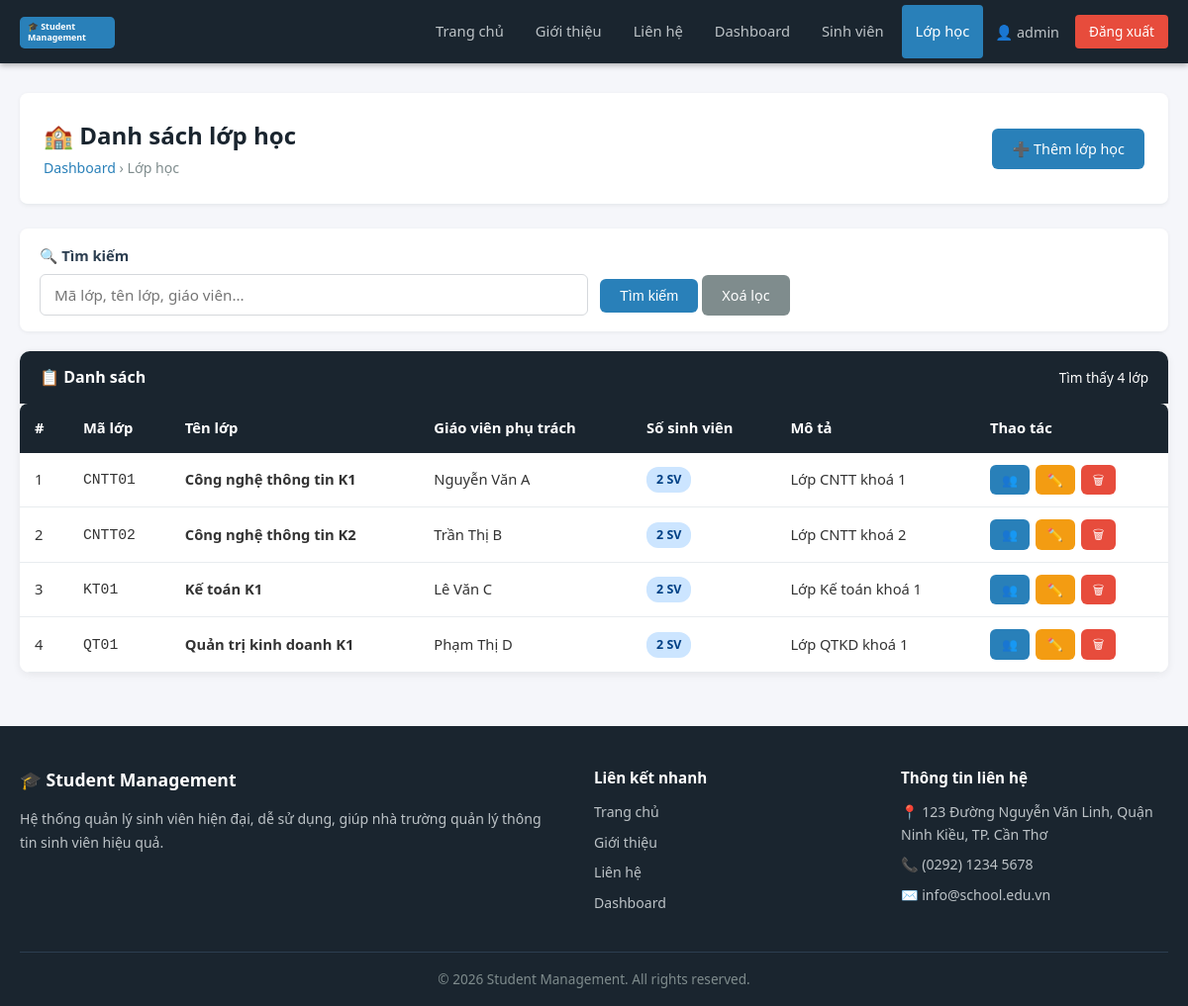
Screenshot of /classes/index.php (signed in) with the database file from the repository.
### tables this page shows
CREATE TABLE IF NOT EXISTS classes (
    id INT AUTO_INCREMENT PRIMARY KEY,
    class_code VARCHAR(20) NOT NULL UNIQUE,
    class_name VARCHAR(100) NOT NULL,
    teacher VARCHAR(100),
    teacher_id INT DEFAULT NULL,
    description TEXT,
    created_at DATETIME DEFAULT CURRENT_TIMESTAMP,
    CONSTRAINT fk_classes_teacher FOREIGN KEY (teacher_id) REFERENCES users(id) ON DELETE SET NULL ON UPDATE CASCADE
);

### classes/index.php (the view, shortened to what this page needs)
<?php
require_once '../config/config.php';
$search = trim($_GET['search'] ?? '');
$sql = "SELECT c.id, c.class_code, c.class_name, c.teacher, c.description,
               COUNT(s.id) AS total_students
        FROM classes c
        LEFT JOIN students s ON s.class_id = c.id";
$sql .= " GROUP BY c.id ORDER BY c.class_name";
if ($search !== '') {
    $like = '%' . $search . '%';
    $stmt = $conn->prepare($sql);
    $stmt->bind_param('sss', $like, $like, $like);
    $stmt->execute();
    $classes = $stmt->get_result();
    $stmt->close();
} else {
    $classes = $conn->query($sql);
}
include '../includes/header.php';
include '../includes/navbar.php';
?>
<div class="main-content">
    <div class="page-header">
        <div>
            <h1>🏫 Danh sách lớp học</h1>
            <span class="breadcrumb"><a href="<?php echo SITE_URL; ?>/dashboard.php">Dashboard</a> &rsaquo; Lớp học</span>
        </div>
        <a href="<?php echo SITE_URL; ?>/classes/add.php" class="btn btn-primary">➕ Thêm lớp học</a>
    </div>
    <form method="GET" action="index.php" class="search-bar">
        <div class="form-group">
            <label>🔍 Tìm kiếm</label>
            <input type="text" name="search" class="form-control" placeholder="Mã lớp, tên lớp, giáo viên..."
                value="<?php echo htmlspecialchars($search, ENT_QUOTES, 'UTF-8'); ?>">
        </div>
        <div class="form-group" style="align-self:flex-end">
            <button type="submit" class="btn btn-primary">Tìm kiếm</button>
            <a href="index.php" class="btn btn-secondary">Xoá lọc</a>
        </div>
    </form>
    <div class="card">
        <div class="card-header">
            📋 Danh sách
            <span style="font-weight:400;font-size:0.85rem;">Tìm thấy <?php echo $classes->num_rows; ?> lớp</span>
        </div>
        <div class="card-body" style="padding:0">
            <div class="table-responsive">
                <table>
                    <thead>
                        <tr>
                            <th>#</th>
                            <th>Mã lớp</th>
                            <th>Tên lớp</th>
                            <th>Giáo viên phụ trách</th>
                            <th>Số sinh viên</th>
                            <th>Mô tả</th>
                            <th>Thao tác</th>
                        </tr>
                    </thead>
                    <tbody>
                        <?php if ($classes->num_rows > 0): ?>
                            <?php $i = 1; while ($row = $classes->fetch_assoc()): ?>
                            <tr>
                                <td><?php echo $i++; ?></td>
                                <td><code><?php echo htmlspecialchars($row['class_code'], ENT_QUOTES, 'UTF-8'); ?></code></td>
                                <td><strong><?php echo htmlspecialchars($row['class_name'], ENT_QUOTES, 'UTF-8'); ?></strong></td>
                                <td><?php echo htmlspecialchars($row['teacher'] ?? '—', ENT_QUOTES, 'UTF-8'); ?></td>
                                <td><span class="badge badge-primary"><?php echo $row['total_students']; ?> SV</span></td>
                                <td style="max-width:200px;overflow:hidden;text-overflow:ellipsis;white-space:nowrap;">
                                    <?php echo htmlspecialchars($row['description'] ?? '', ENT_QUOTES, 'UTF-8'); ?>
                                </td>
                                <td>
                                    <div class="table-actions">
                                        <a href="<?php echo SITE_URL; ?>/students/index.php?class_id=<?php echo $row['id']; ?>"
                                           class="btn btn-sm btn-primary" title="Xem sinh viên">👥</a>
                                        <a href="edit.php?id=<?php echo $row['id']; ?>" class="btn btn-sm btn-warning" title="Sửa">✏️</a>
                                        <a href="delete.php?id=<?php echo $row['id']; ?>"
                                           class="btn btn-sm btn-danger confirm-delete"
                                           data-name="<?php echo htmlspecialchars($row['class_name'], ENT_QUOTES, 'UTF-8'); ?>"
                                           title="Xoá">🗑</a>
                                    </div>
                                </td>
                            </tr>
                            <?php endwhile; ?>
                        <?php endif; ?>
                    </tbody>
                </table>
            </div>
        </div>
    </div>
</div>
<?php include '../includes/footer.php'; ?>

### css/base.css (style rules this page uses)
:root { --color-primary: #2980b9; --color-dark: #1a252f; --color-secondary: #7f8c8d; --color-danger: #e74c3c; --color-success: #27ae60; --color-warning: #f39c12; --color-bg: #f5f6fa; --color-border: #e8ecef; --color-text: #333; --color-text-light: #2c3e50; --color-white: #fff; --radius: 6px; --radius-lg: 10px; --shadow: 0 2px 8px rgba(0,0,0,0.07); }
*, *::before, *::after { box-sizing: border-box; margin: 0; padding: 0; }
html { scroll-behavior: smooth; }
a { color: var(--color-primary); text-decoration: none; }
body { font-family: 'Segoe UI', Tahoma, Geneva, Verdana, sans-serif; font-size: 16px; line-height: 1.6; color: var(--color-text); background-color: var(--color-bg); display: flex; flex-direction: column; min-height: 100vh; }
.main-content { flex: 1; padding: 30px 20px; max-width: 1200px; margin: 0 auto; width: 100%; }
.btn { display: inline-block; padding: 9px 20px; border: none; border-radius: var(--radius); cursor: pointer; font-size: 0.9rem; font-weight: 500; text-align: center; transition: background 0.2s, transform 0.1s; text-decoration: none; }
.btn-primary { background: var(--color-primary); color: var(--color-white); }
.btn-warning { background: var(--color-warning); color: var(--color-white); }
.btn-danger { background: var(--color-danger); color: var(--color-white); }
.btn-secondary { background: var(--color-secondary); color: var(--color-white); }
.btn-sm { padding: 5px 12px; font-size: 0.8rem; }
.badge { display: inline-block; padding: 3px 10px; border-radius: 12px; font-size: 0.78rem; font-weight: 600; }
.badge-primary { background: #cce5ff; color: #004085; }

### css/style.css (style rules this page uses)
.page-header { background: var(--color-white); border-bottom: 1px solid var(--color-border); padding: 24px; margin-bottom: 24px; border-radius: 8px; display: flex; align-items: center; justify-content: space-between; flex-wrap: wrap; gap: 12px; box-shadow: 0 1px 4px rgba(0,0,0,0.06); }
.page-header h1 { font-size: 1.5rem; color: var(--color-dark); }
.page-header .breadcrumb { color: var(--color-secondary); font-size: 0.88rem; }
.page-header .breadcrumb a { color: var(--color-primary); }
.card { background: var(--color-white); border-radius: var(--radius-lg); box-shadow: var(--shadow); overflow: hidden; margin-bottom: 24px; }
.card-header { background: var(--color-dark); color: var(--color-white); padding: 14px 20px; font-weight: 600; font-size: 1rem; display: flex; align-items: center; justify-content: space-between; }
.card-body { padding: 20px; }
.table-responsive { overflow-x: auto; border-radius: 8px; }
table { width: 100%; border-collapse: collapse; font-size: 0.92rem; background: var(--color-white); }
thead tr { background: var(--color-dark); color: var(--color-white); }
thead th { padding: 13px 15px; text-align: left; font-weight: 600; white-space: nowrap; }
tbody tr { border-bottom: 1px solid var(--color-border); transition: background 0.15s; }
tbody td { padding: 12px 15px; vertical-align: middle; }
.table-actions { display: flex; gap: 6px; flex-wrap: wrap; }
.form-group { margin-bottom: 18px; }
.form-group label { display: block; font-weight: 600; margin-bottom: 6px; color: var(--color-text-light); font-size: 0.92rem; }
.form-control { width: 100%; padding: 10px 14px; border: 1px solid #d5d8dc; border-radius: var(--radius); font-size: 0.95rem; transition: border-color 0.2s, box-shadow 0.2s; background: var(--color-white); color: var(--color-text); font-family: inherit; }
.search-bar { background: var(--color-white); padding: 16px 20px; border-radius: 8px; margin-bottom: 20px; box-shadow: 0 1px 4px rgba(0,0,0,0.06); display: flex; gap: 12px; flex-wrap: wrap; align-items: flex-end; }
.search-bar .form-group { margin-bottom: 0; flex: 1; min-width: 180px; }

### rows the page displays
classes: class_code "CNTT01", class_name "Công nghệ thông tin K1", teacher "Nguyễn Văn A", total_students "2", description "Lớp CNTT khoá 1"
classes: class_code "CNTT02", class_name "Công nghệ thông tin K2", teacher "Trần Thị B", total_students "2", description "Lớp CNTT khoá 2"
classes: class_code "KT01", class_name "Kế toán K1", teacher "Lê Văn C", total_students "2", description "Lớp Kế toán khoá 1"
classes: class_code "QT01", class_name "Quản trị kinh doanh K1", teacher "Phạm Thị D", total_students "2", description "Lớp QTKD khoá 1"

### other values shown
$_SESSION['username'] "admin"
$classes->num_rows "4"
SITE_NAME "Student Management"
